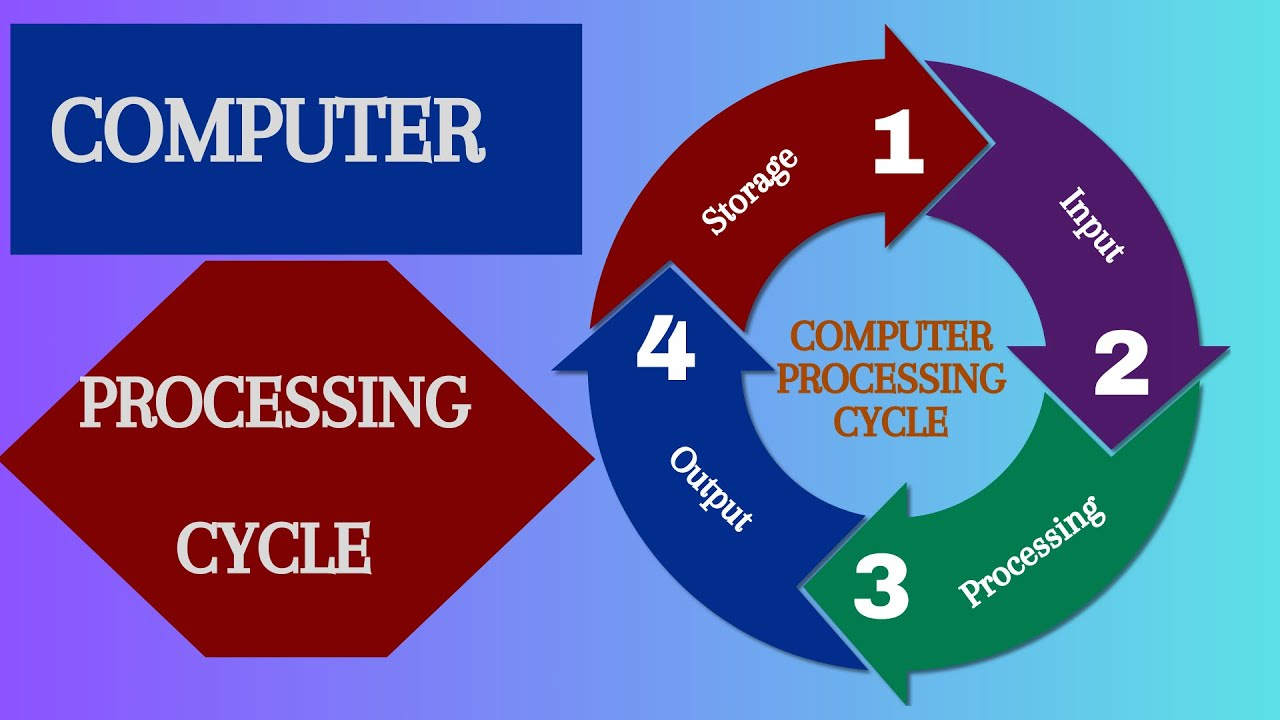
#> input picture Maximage.jpg, 1280 x 720 px
$ jupyter execute fdip4_f055.ipynb
#> lines starting #> are read from the running program, lines starting #| are printed output that depends on the picture
<a href="https://colab.research.google.com/github/soham-madrewar/FODIP-Assignment-/blob/main/fdip4_f055.ipynb" target="_parent"></a>

[cell 1]
from google.colab import files
uploaded = files.upload()
#> the answer given: Maximage.jpg

import cv2
import numpy as np
from skimage import util, img_as_ubyte
import matplotlib.pyplot as plt

# Get uploaded filename
image_path = list(uploaded.keys())[0]
print("Uploaded:", image_path)

# Read image in grayscale
img = cv2.imread(image_path, cv2.IMREAD_GRAYSCALE)
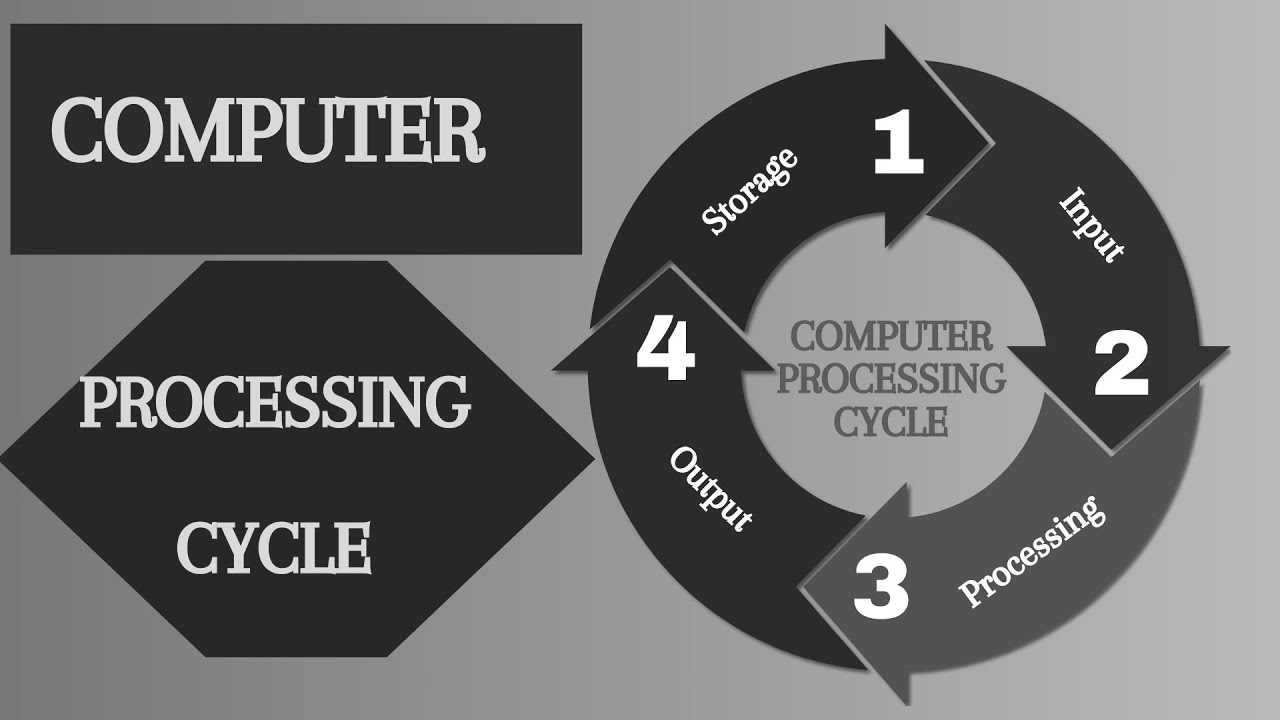
#> img: shape (720, 1280); min 3, max 255, mean 103.4

plt.imshow(img, cmap='gray')
plt.title("Original Image")
plt.axis('off')
plt.show()

[cell 2]
def add_gaussian_noise(image, mean=0, var=20):
#> called with mean = 0, var = 20
    row, col = image.shape
#> row = 720; col = 1280
    sigma = var ** 0.5
    gauss = np.random.normal(mean, sigma, (row, col))
    noisy = image + gauss
    noisy = np.clip(noisy, 0, 255).astype(np.uint8)
    return noisy

[cell 3]
def add_salt_pepper_noise(image, prob=0.02):
#> called with prob = 0.02
    output = np.copy(image)
    black = 0
    white = 255
    probs = np.random.rand(*image.shape)

    output[probs < (prob / 2)] = black
    output[probs > 1 - (prob / 2)] = white
    return output

[cell 4]
def add_impulse_noise(image, prob=0.05):
#> called with prob = 0.05
    output = np.copy(image)
    probs = np.random.rand(*image.shape)
    output[probs < prob] = np.random.randint(0, 256)  # random impulse values
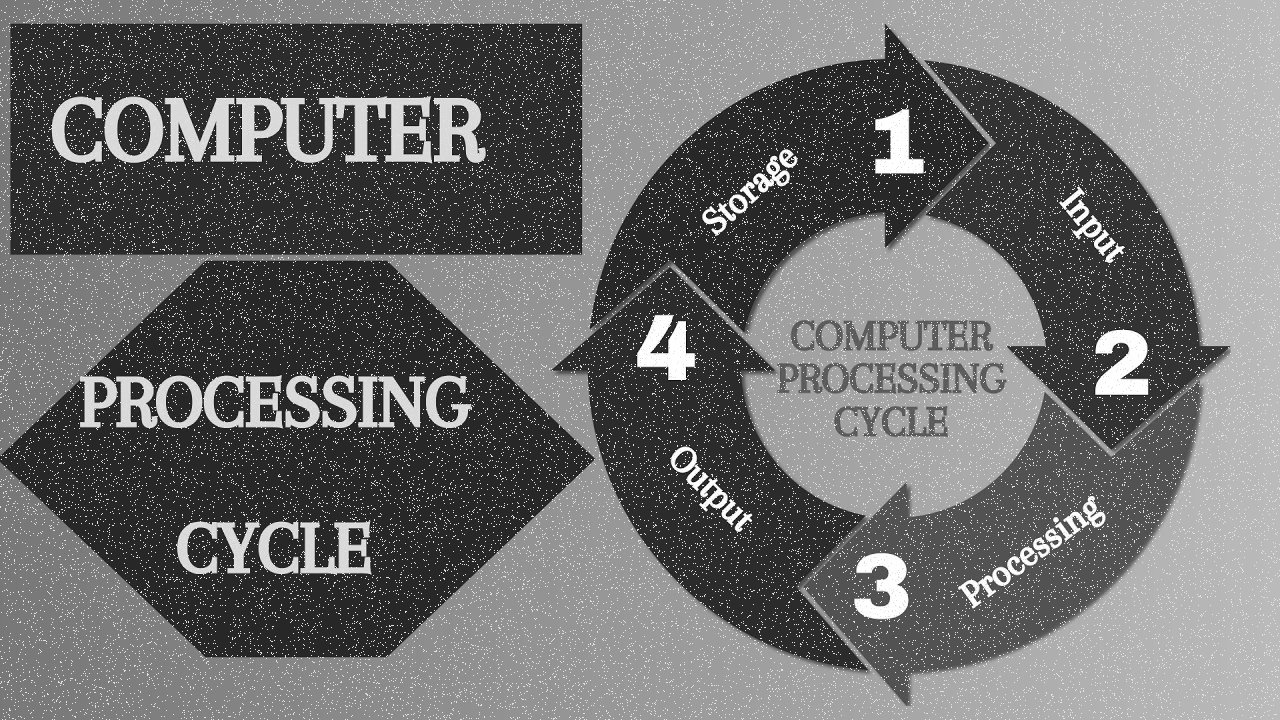
#> output: shape (720, 1280); min 3, max 255, mean 109.5
    return output

[cell 5]
gaussian_img = add_gaussian_noise(img)
sp_img = add_salt_pepper_noise(img)
impulse_img = add_impulse_noise(img)

[cell 6]
plt.figure(figsize=(12,8))

plt.subplot(2,2,1), plt.imshow(img, cmap='gray'), plt.title("Original"), plt.axis("off")
plt.subplot(2,2,2), plt.imshow(gaussian_img, cmap='gray'), plt.title("Gaussian Noise"), plt.axis("off")
plt.subplot(2,2,3), plt.imshow(sp_img, cmap='gray'), plt.title("Salt & Pepper Noise"), plt.axis("off")
plt.subplot(2,2,4), plt.imshow(impulse_img, cmap='gray'), plt.title("Impulse Noise"), plt.axis("off")

plt.show()
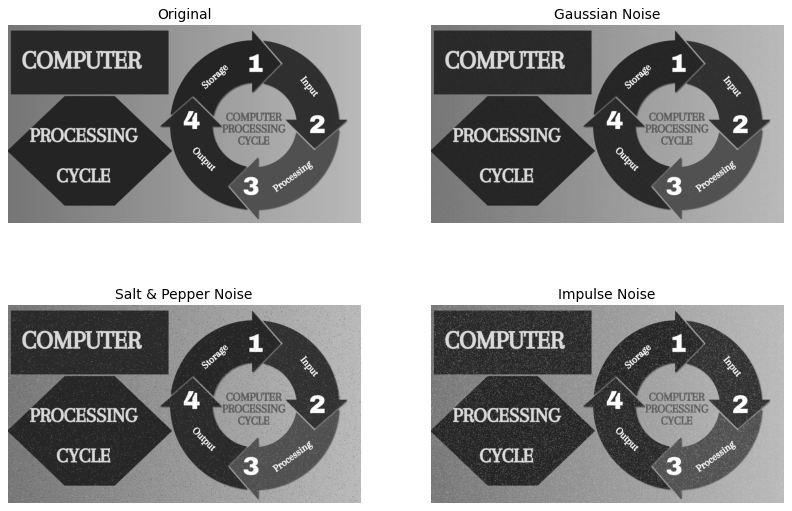
#> figure drawn by matplotlib, 4 panels

[cell 7]
plt.figure(figsize=(12,8))

plt.subplot(2,2,1), plt.hist(img.ravel(), 256, [0,256]), plt.title("Original Histogram")
plt.subplot(2,2,2), plt.hist(gaussian_img.ravel(), 256, [0,256]), plt.title("Gaussian Noise Histogram")
plt.subplot(2,2,3), plt.hist(sp_img.ravel(), 256, [0,256]), plt.title("Salt & Pepper Noise Histogram")
plt.subplot(2,2,4), plt.hist(impulse_img.ravel(), 256, [0,256]), plt.title("Impulse Noise Histogram")

plt.show()
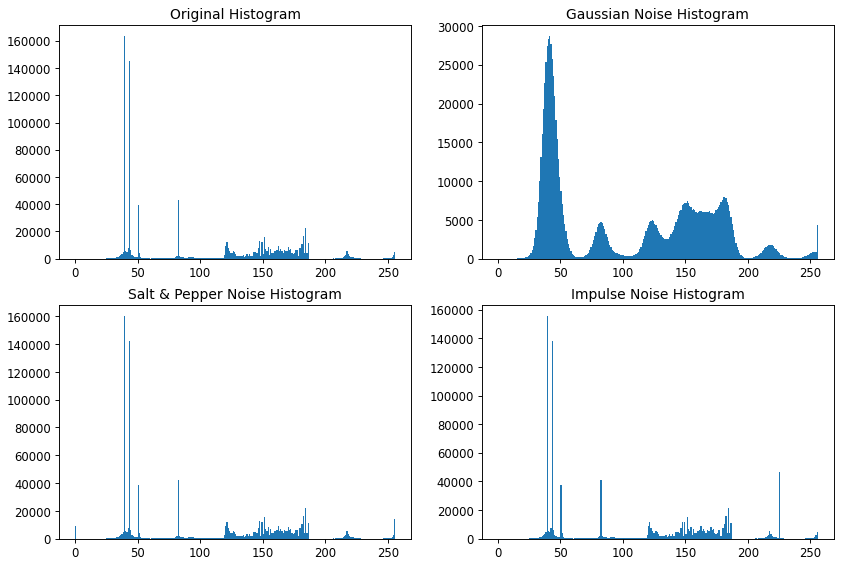
#> figure drawn by matplotlib, 4 panels; panel 1: tallest bar 163218 high, from x = 39 to 40; panel 2: tallest bar 28652 high, from x = 41 to 42; panel 3: tallest bar 159905 high, from x = 39 to 40; panel 4: tallest bar 155271 high, from x = 39 to 40
